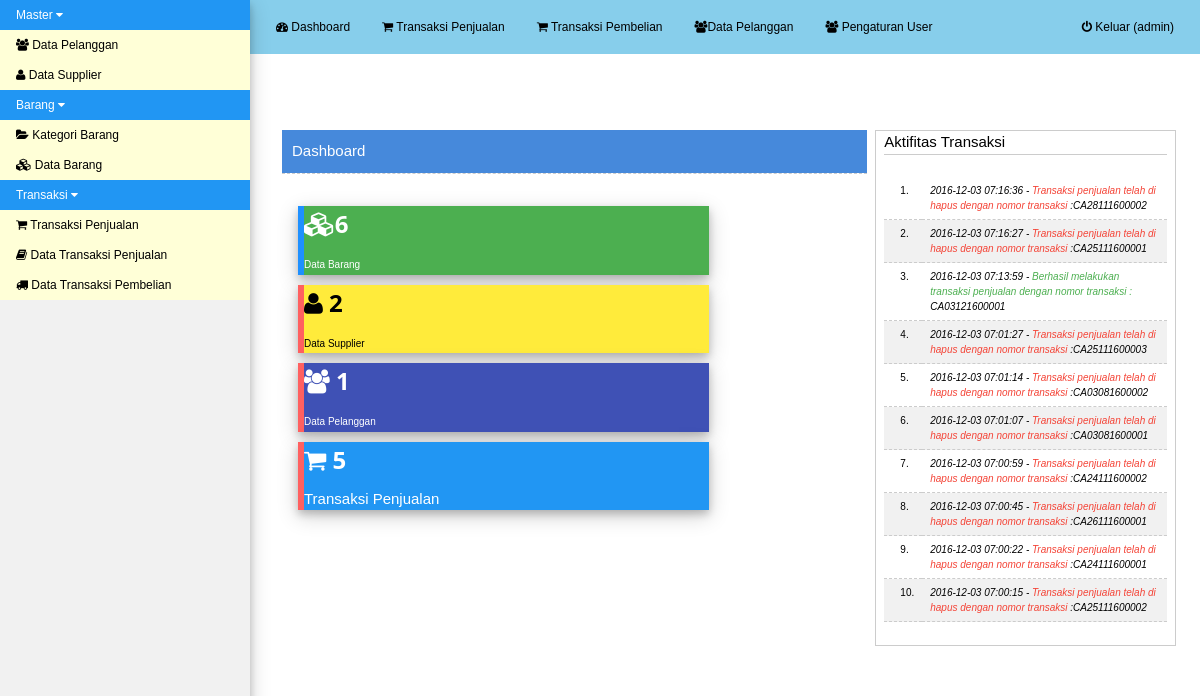
Page /med.php?mod=home (signed in) on the committed database.
### tables this page shows
CREATE TABLE IF NOT EXISTS `menu` (
  `id_menu` int(11) NOT NULL,
  `nama_menu` varchar(50) NOT NULL,
  `posisi` int(11) NOT NULL
);

CREATE TABLE IF NOT EXISTS `modul` (
  `id_modul` int(11) NOT NULL,
  `id_menu` int(11) NOT NULL,
  `nama_modul` varchar(150) NOT NULL,
  `link_menu` text NOT NULL,
  `posisi` int(11) NOT NULL,
  `icon_menu` varchar(150) NOT NULL
);

CREATE TABLE IF NOT EXISTS `tb_log` (
  `id_log` int(11) NOT NULL,
  `deskripsi` text NOT NULL,
  `timestmp` datetime NOT NULL
);

### med.php (the view, shortened to what this page needs)
<!DOCTYPE html>
<html>
<head>
    <link rel="stylesheet" href="css/w3.css">
    <link rel="stylesheet" href="css/font-awesome.min.css">
    <link rel="stylesheet" href="js/jquery-ui/jquery-ui.css">
    <link rel="stylesheet" type="text/css" href="css/pace.css">
</head>
<body>
<div class="w3-top">
<nav id="left-nav" class="w3-sidenav w3-small w3-light-grey w3-card-4" style="width:250px;">
  <div id="menuTut" class="myMenu w3-accordion">
    <?php
        $sql_menu = mysql_query("SELECT * FROM menu ORDER BY posisi ASC") or die(mysql_error());
        while ($mn = mysql_fetch_assoc($sql_menu)) {
            echo"<button onclick=\"myFunction('".$mn['id_menu']."')\" class=\"w3-padding-hor-20 w3-btn-block w3-left-align w3-blue\"> $mn[nama_menu] <i class=\"fa fa-caret-down\"></i></button>
            <div id=\"$mn[id_menu]\" class=\"w3-accordion-content w3-pale-yellow w3-show\">";
            $sql_sub = mysql_query("SELECT * FROM modul
                WHERE id_menu = '$mn[id_menu]' ORDER BY posisi ASC") or die(mysql_error());
            while ($sm = mysql_fetch_assoc($sql_sub)) {
                echo"<a href=\"$sm[link_menu]\"><i class=\"$sm[icon_menu]\"></i> $sm[nama_modul]</a>";
            }
            echo"</div>";
        }
    ?>
    <br>
    <br>
    <br>
    <br>
    <br>
    <br>
    <br>
  </div>
</nav>
    <div style="margin-left:250px;height: 50px;">
        <ul class="w3-navbar w3-light-blue w3-small w3-card-5" style="padding: 10px; ">
          <li><a class="w3-hover-white w3-padding-10" href="index.php"><i class="fa fa-dashboard"></i> Dashboard</a></li>
          <li><a class="w3-hover-white w3-padding-10" href="med.php?mod=penjualan"><i class="fa fa-shopping-cart"></i> Transaksi Penjualan</a></li>
          <li><a class="w3-hover-white w3-padding-10" href="med.php?mod=pembelian&act=form"><i class="fa fa-shopping-cart"></i> Transaksi Pembelian</a></li>
           <li><a class="w3-hover-white w3-padding-10" href="med.php?mod=pelanggan"><i class="fa fa-users"></i>Data Pelanggan</a></li>
          <li><a class="w3-hover-white w3-padding-10" href="med.php?mod=user"><i class="fa fa-group"></i> Pengaturan User</a></li>
          <li class="w3-right"><a class="w3-hover-black w3-padding-10" href="logout.php" onclick="return confirm('Yakin ingin keluar');"><i class="fa fa-power-off"></i> Keluar (<?php echo $_SESSION['login_user']; ?>)</a></li>
        </ul>
    </div>
</div>
<div style="margin-left:250px;">
    <div id="main" class="w3-container" style="margin-top:110px">
        <?php include"content.php"; ?>
        <br>
    </div>
</div>
</body>
</html>

### content.php (shortened to what this page needs)
<?php
    if(isset($_GET['mod']))
    {
        $mod = $_GET['mod'];
        if ($mod == "home") {
            include"dashboard.php";
        }
        elseif($mod == "user")
        {
            include"mod/user/user.php";
        }
        elseif($mod == "menu")
        {
            include"mod/menu/menu.php";
        }
        elseif($mod == "modul")
        {
            include"mod/modul/modul.php";
        }
        elseif($mod == "kategori")
        {
            include"mod/kategori/kategori.php";
        }
        elseif($mod == "barang")
        {
            include"mod/barang/barang.php";
        }
        elseif($mod == "pelanggan")
        {
            include"mod/pelanggan/pelanggan.php";
        }
        elseif($mod == "supplier")
        {
            include"mod/supplier/supplier.php";
        }
        elseif($mod == "penjualan")
        {
            include"mod/penjualan/penjualan.php";
        }
        elseif($mod == "pembelian")
        {
            include"mod/pembelian/pembelian.php";
        }
        elseif($mod == "returpenjualan")
        {
            include"mod/retur/retur_penjualan.php";
        }
        elseif($mod == "returpembelian")
        {
            include"mod/retur/retur_pembelian.php";
        }
        elseif($mod == "laporan")
        {
            include"mod/laporan/laporan.php";
        }
    }
    else
    {
        header("location:index.php");
    }
?>

### dashboard.php (shortened to what this page needs)
<div class="w3-row-padding" style="margin-top: 20px;">
	<div class="w3-col s8">
		<span style="display: inherit; background: #4689db; color: #fff; padding: 10px;">Dashboard</span>
		<div style="border-bottom:1px dashed #ccc;"></div><br>
		<?php
			$jmlsup = mysql_num_rows(mysql_query("SELECT * FROM tb_supplier"));
			$jmlpel = mysql_num_rows(mysql_query("SELECT * FROM tb_pelanggan"));
			$jmlpj = mysql_num_rows(mysql_query("SELECT * FROM tb_penjualan"));
			$jmlbrg = mysql_num_rows(mysql_query("SELECT * FROM tb_barang"));
		?>
		<div class="w3-row-padding">
			<div class="w3-col s9">
				<div class="w3-card-4 w3-green w3-leftbar w3-border-blue" style="width:100%;"><h3><b><i class="fa fa-cubes"></i><?php echo $jmlbrg; ?></b></h3>
				<span class="w3-tiny">Data Barang</span></div>
			</div>
			<div class="w3-col s9">
				<div class="w3-card-4 w3-yellow w3-leftbar w3-border-red" style="width:100%;"><h3><b><i class="fa fa-user"></i> <?php echo $jmlsup; ?></b></h3>
				<span class="w3-tiny">Data Supplier</span></div>
			</div>
			<div class="w3-col s9">
				<div class="w3-card-4 w3-indigo w3-leftbar w3-border-red" style="width:100%;"><h3><b><i class="fa fa-group"></i> <?php echo $jmlpel; ?></b></h3>
				<span class="w3-tiny">Data Pelanggan</span></div>
			</div>
			<div class="w3-col s9">
				<div class="w3-card-4 w3-blue w3-leftbar w3-border-red" style="width:100%;"><h3><b><i class="fa fa-shopping-cart"></i> <?php echo $jmlpj; ?></b></h3>
				<span>Transaksi Penjualan</span></div>
			</div>
		</div>
	</div>
	<div class="w3-col s4 w3-card">
		<?php
		if(isset($_SESSION['level']) AND ($_SESSION['level'] == "admin")) :
		?>
		Aktifitas Transaksi
		<div style="border-bottom:1px solid #ccc;"></div><br>
		<table class='w3-table w3-tiny w3-striped'>
		<?php
			$rlog = mysql_query("SELECT * FROM tb_log
									ORDER BY id_log DESC LIMIT 10");
			$no = 1;
			while ($l = mysql_fetch_assoc($rlog)) {
				echo"<tr style='border-bottom:1px dashed #ccc;'>
					<td>$no.</td>
					<td><i>$l[timestmp] - ".$l['deskripsi']."</i></td>
				</tr>";
				$no++;
			}
		?>
		</table><br>
		<?php
		endif;
		?>
	</div>
</div>

### css/perfect-scrollbar.css (style rules this page uses)
.ps-container { -ms-touch-action: none; touch-action: none; overflow: hidden !important; -ms-overflow-style: none; }

### med.php (style rules this page uses)
#left-nav { overflow: hidden; }

### rows in the picture
menu: nama_menu "Master"
modul: nama_modul "Data Pelanggan"
modul: nama_modul "Data Supplier"
menu: nama_menu "Barang"
modul: nama_modul "Kategori Barang"
modul: nama_modul "Data Barang"
menu: nama_menu "Transaksi"
modul: nama_modul "Transaksi Penjualan"
modul: nama_modul "Data Transaksi Penjualan"
modul: nama_modul "Data Transaksi Pembelian"
tb_log: timestmp "2016-12-03 07:16:36", deskripsi "Transaksi penjualan telah di hapus dengan nomor transaksi :CA28111600002"
tb_log: timestmp "2016-12-03 07:16:27", deskripsi "Transaksi penjualan telah di hapus dengan nomor transaksi :CA25111600001"
tb_log: timestmp "2016-12-03 07:13:59", deskripsi "Berhasil melakukan transaksi penjualan dengan nomor transaksi : CA03121600001"
tb_log: timestmp "2016-12-03 07:01:27", deskripsi "Transaksi penjualan telah di hapus dengan nomor transaksi :CA25111600003"
tb_log: timestmp "2016-12-03 07:01:14", deskripsi "Transaksi penjualan telah di hapus dengan nomor transaksi :CA03081600002"
tb_log: timestmp "2016-12-03 07:01:07", deskripsi "Transaksi penjualan telah di hapus dengan nomor transaksi :CA03081600001"
tb_log: timestmp "2016-12-03 07:00:59", deskripsi "Transaksi penjualan telah di hapus dengan nomor transaksi :CA24111600002"
tb_log: timestmp "2016-12-03 07:00:45", deskripsi "Transaksi penjualan telah di hapus dengan nomor transaksi :CA26111600001"
tb_log: timestmp "2016-12-03 07:00:22", deskripsi "Transaksi penjualan telah di hapus dengan nomor transaksi :CA24111600001"
tb_log: timestmp "2016-12-03 07:00:15", deskripsi "Transaksi penjualan telah di hapus dengan nomor transaksi :CA25111600002"

### other values in the picture
$_SESSION['login_user'] "admin"
$jmlbrg "6"
$jmlsup "2"
$jmlpel "1"
$jmlpj "5"
